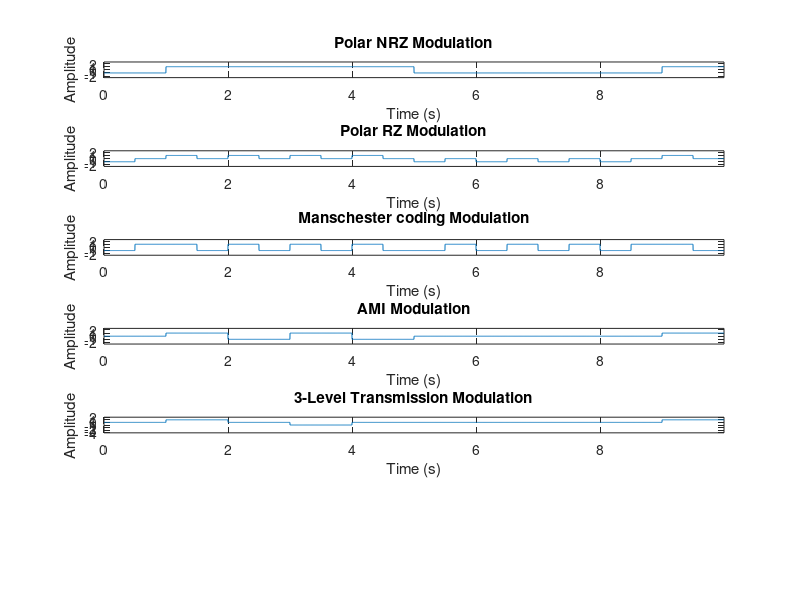

This chart was generated by the following MATLAB code: (Note: this script raises an error after producing the figure.)
clear all;
clc;

seq = randi([0 1], 1, 10);

Rb = 1; % bit rate
Tb = 1/Rb; % bit duration
Fs = 500; % sampling frequency in Hz
f = 0:0.01:2*Rb; % frequency range
a = 1; % PSD amplitude

t = linspace(0, Tb*length(seq), length(seq)*Fs+1);
t = t(1:end-1); % remove the last point to make sure that t and y have
                % the same length

%----------------- polar NRZ ---------------%
for i = 1:length(seq)
    if seq(i) == 0
        y((i-1)*Fs+1:i*Fs) = -1;
    else
        y((i-1)*Fs+1:i*Fs) = 1;
    end
end

subplot(6, 1, 1);
plot(t, y);
axis([0 t(end) -2.5 2.5]);
xlabel('Time (s)');
ylabel('Amplitude');
title('Polar NRZ Modulation');
%----------------- polar NRZ ---------------%

%----------------- polar RZ ----------------%
for i = 1:length(seq)
  if seq(i) == 1
    y((i-1)*Fs+1:(i-0.5)*Fs) = 1;
    y((i-0.5)*Fs+1:i*Fs) = 0;
  else
    y((i-1)*Fs+1:(i-0.5)*Fs) = -1;
    y((i-0.5)*Fs+1:i*Fs) = 0;
  end
end

subplot(6, 1, 2);
plot(t, y);
axis([0 t(end) -2.5 2.5]);
xlabel('Time (s)');
ylabel('Amplitude');
title('Polar RZ Modulation');
%----------------- polar RZ ---------------%

%---------- Manschester coding ------------%
for i = 1:length(seq)
  if seq(i) == 1
    y((i-1)*Fs+1:(i-0.5)*Fs) = 1;
    y((i-0.5)*Fs+1:i*Fs) = -1;
  else
    y((i-1)*Fs+1:(i-0.5)*Fs) = -1;
    y((i-0.5)*Fs+1:i*Fs) = 1;
  end
end

subplot(6, 1, 3);
plot(t, y);
axis([0 t(end) -2.5 2.5]);
xlabel('Time (s)');
ylabel('Amplitude');
title('Manschester coding Modulation');
%--------- Manschester coding --------%

%----------------- AMI ---------------%
last_bit = 1; % will be used to check if the last 1-bit represented as 1 or -1
for i = 1:length(seq)
    if seq(i) == 0
        y((i-1)*Fs+1:i*Fs) = 0;
    else
        y((i-1)*Fs+1:i*Fs) = last_bit;
        last_bit = -1 * last_bit;
    end
end

subplot(6, 1, 4);
plot(t, y);
axis([0 t(end) -2.5 2.5]);
xlabel('Time (s)');
ylabel('Amplitude');
title('AMI Modulation');
%----------------- AMI ---------------%

%------- 3-level transmission --------%
last_bit = 0;
alter = [1 0 -1 0];
j = 1;
for i = 1:length(seq)
    if seq(i) == 0
        y((i-1)*Fs+1:i*Fs) = last_bit;
    else
         y((i-1)*Fs+1:i*Fs) = alter(j);
         last_bit = alter(j);
         j = j + 1;
         if j > length(alter)
             j = 1;
         end
    end
end

subplot(6, 1, 5);
plot(t, y);
axis([0 t(end) -4 2]);
xlabel('Time (s)');
ylabel('Amplitude');
title('3-Level Transmission Modulation');
%------- 3-level transmission --------%

%--------------- NRZ inverted --------------%

%--------------- NRZ inverted --------------%

% Add super-title
seq_str = num2str(seq);
main_title = sprintf('Sequence: %s', seq_str);
sgtitle(main_title);

%----------------------------------
%           PSD plots
%----------------------------------
arg = f * Tb;
P_NRZ = (a^2) * Tb * sinc(arg) .* sinc(arg); 
P_RZ = (a^2 / 2) * ((sinc(arg/2)).* (sinc(arg/2)));
P_MAN = a^2 * Tb * (sinc(arg/2)).^2 .* (sin(pi*arg/2)).^2;
P_AMI = (a^2 / (2*Tb)) * (sinc(2 * pi * arg / Tb)).^2;
P_3LT = (a^2/Tb) * (0.5 * ((sin(pi*arg)./(pi*arg)).^2) + ...
    ((1./(pi*arg)).^2) .* ((sin(2*pi*arg)./2).^2));
    
figure(2)
hold on
plot(f,P_NRZ,'r')
plot(f,P_RZ,'g')
plot(f,P_MAN,'b')
plot(f,P_AMI,'k')
plot(f, P_3LT, 'm')
grid on
box on
xlabel('Frequency')
ylabel('Power Spectral Density')
title('PSD for the Line Codes')
legend('PSD for Polar NRZ Signal','PSD for polar RZ Signal',...
    'PSD for Manchester Signal', 'PSD for AMI',...
    'PSD for 3-level transmission');
